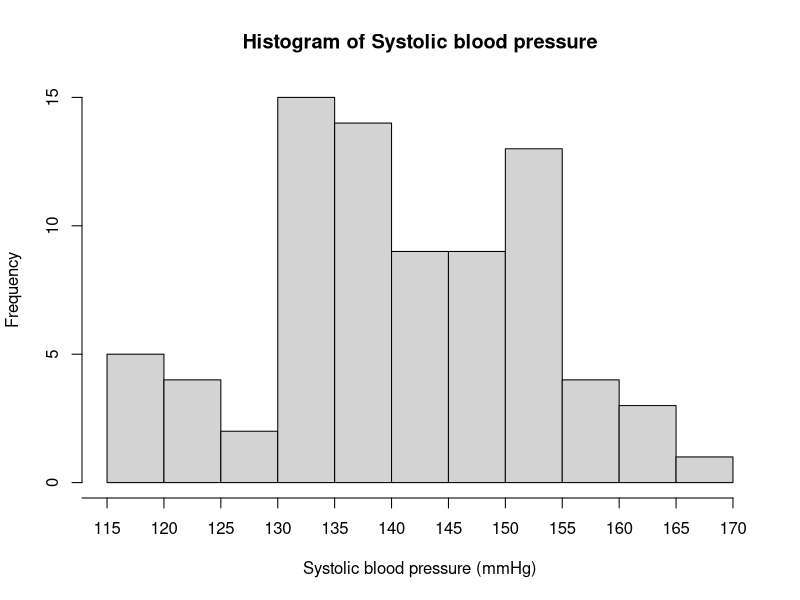
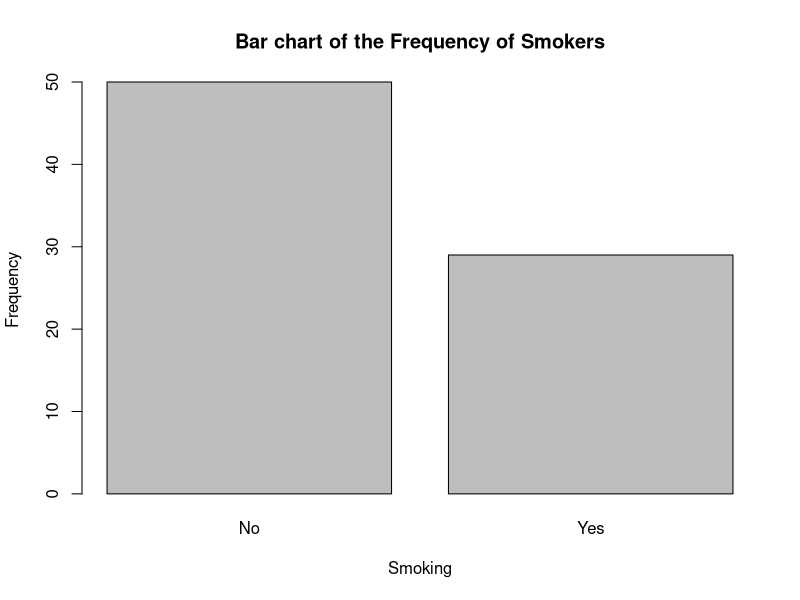
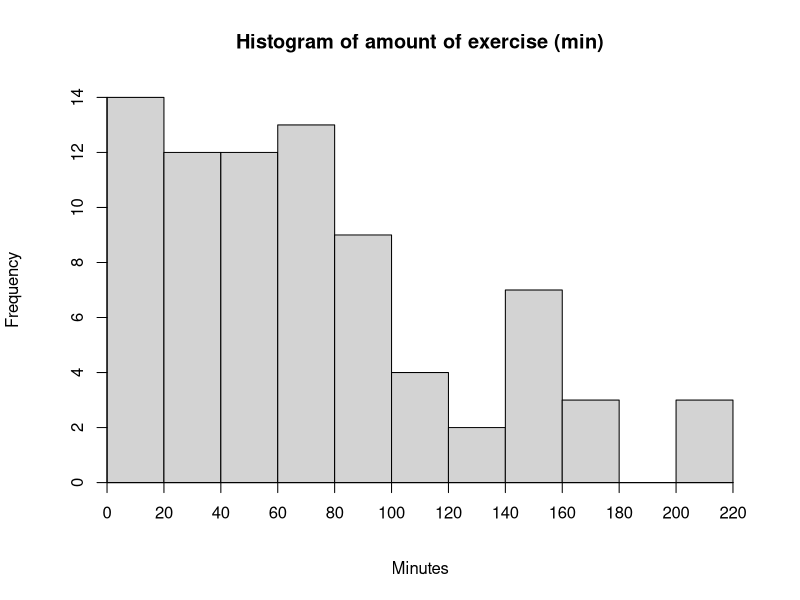
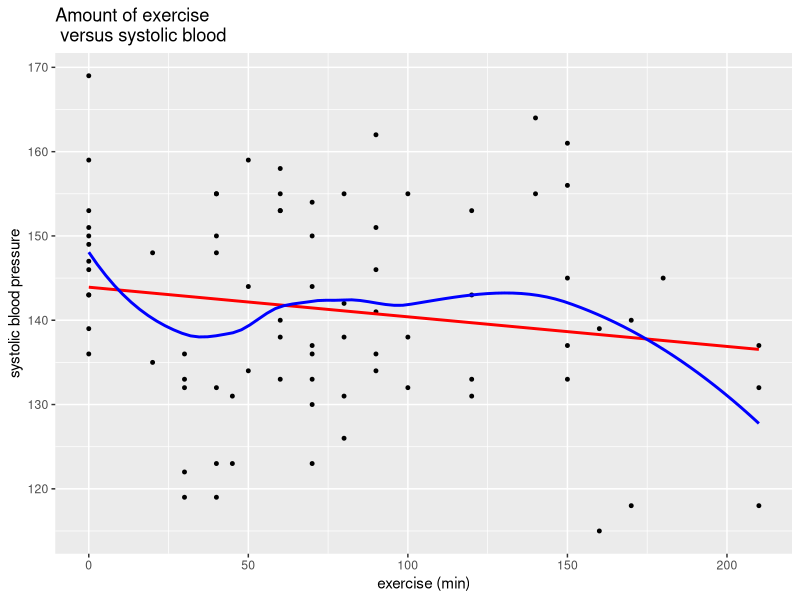
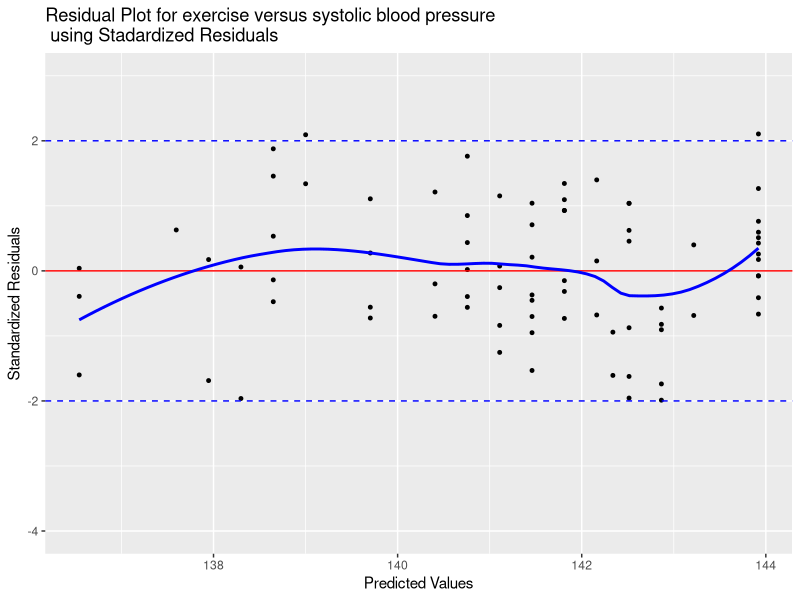
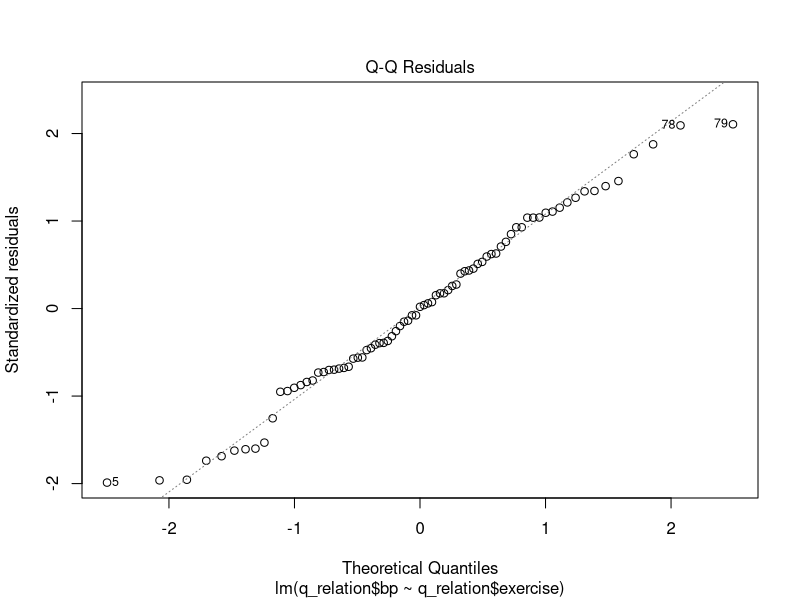
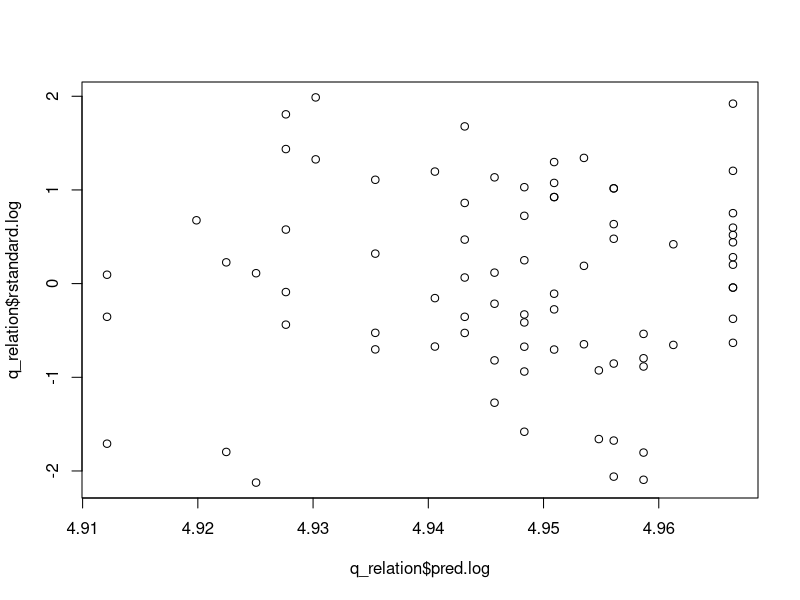
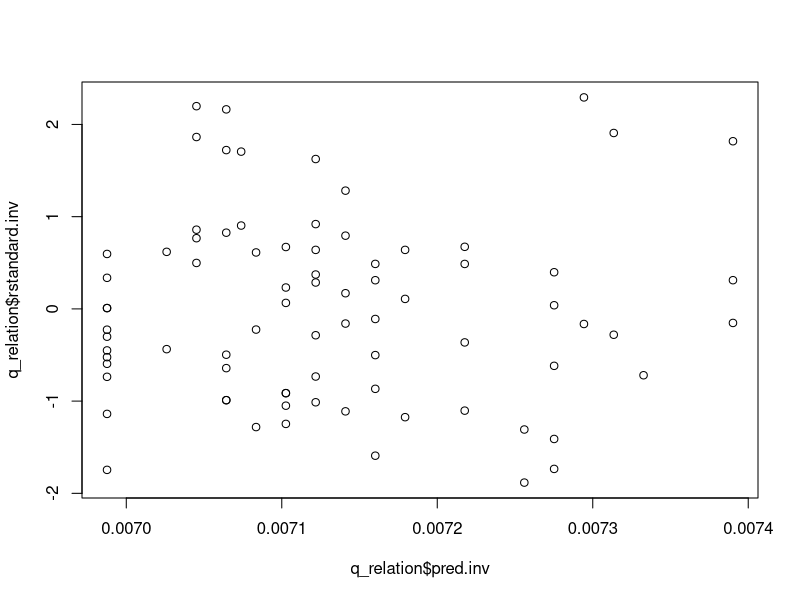

Generate these figures, in order, with R:
library("ggplot2")
library("stringr")
rawdata <- read.csv("Yang Xiaoyang 301364025 Data.csv")


# histogram for the continuous response vairable - systolic blood pressure
hist(rawdata$BP, main = ("Histogram of Systolic blood pressure"),
     xlab = "Systolic blood pressure (mmHg)", ylab = "Frequency",
     breaks = 11, xaxt = 'n')
axis(side = 1, at=seq(110, 170, 5), labels = seq(110, 170, 5))


# distribution of categorical explanatory vairable
barplot(table(rawdata$Smoking), main = "Bar chart of the Frequency of Smokers",
        xlab = "Smoking", ylab="Frequency")


# histogram for quantitative explanatory variable - amount of exercise
hist(rawdata$Exercise, main = ("Histogram of amount of exercise (min)"), 
     xlab = "Minutes", ylab = "Frequency",
     breaks = 10, xaxt = 'n', yaxt = 'n')
# axis adjustment
axis(side = 1, at=seq(0,230,20), labels = seq(0,230,20), pos = 0)
axis(side = 2, at=seq(0,14,2), pos = 0)

# resonse ~ quantitative explanatory variable plot
# sys_bp - quantitative response variable
sys_bp <- as.character(rawdata$BP)
sys_bp <- str_remove_all(sys_bp, pattern = "/[0-9]*$")
sys_bp <- as.integer(sys_bp)

# amount of exercise - quantitative explanatory variable
ame <- rawdata$Exercise

q_relation <- data.frame(exercise = ame, bp = sys_bp)
ggplot(q_relation, aes(x=exercise, y=sys_bp)) +
  geom_point(size = 1) +
  xlab("exercise (min)") + ylab("systolic blood pressure") +
  ggtitle("Amount of exercise \n versus systolic blood") +
  geom_smooth(method = lm, formula = y ~ x, se = FALSE, color = 'red')+
  geom_smooth(method = 'loess', formula = y ~ x, se= FALSE, color = 'blue')

# fit a model and summarize
datal.lm <- lm(q_relation$bp ~ q_relation$exercise, data = q_relation)
summary(datal.lm)

# residual plots
q_relation$rstandard = rstandard(datal.lm)
q_relation$pred = predict(datal.lm)

ggplot(q_relation, aes(x=pred, y=rstandard)) +
  xlim(min(q_relation$pred), max(q_relation$pred)) + ylim(-4, 3)+
  xlab("Predicted Values") + ylab("Standardized Residuals") + 
  ggtitle("Residual Plot for exercise versus systolic blood pressure \n using Stadardized Residuals") +
  geom_point(size = 1) +
  geom_hline(yintercept = 0, color = 'red') +
  geom_hline(yintercept = -2, color = 'blue', linetype = 'dashed') +
  geom_hline(yintercept = 2, color = 'blue', linetype = 'dashed') +
  geom_smooth(method = 'loess', formula = y ~ x, se = FALSE, color = 'blue')

# Normal Q-Q plot
qq.plot = lm(q_relation$bp ~ q_relation$exercise, data = q_relation)
plot(qq.plot, which=2)



# try transformation

# transformation - log y
q_relation$bp.log <- log(q_relation$bp)
# fit the regression for the transformed output
logY.lm <- lm(q_relation$bp.log ~ q_relation$exercise)
# Standardized residual plots for models with each tranformed variable
# from new regression
q_relation$rstandard.log <- rstandard(logY.lm)
q_relation$pred.log <- predict(logY.lm)


# transformation - 1 / Y
q_relation$bp.inv <- 1/q_relation$bp
# fit the regression for the transformed output
invY.lm <- lm(q_relation$bp.inv ~ q_relation$exercise)
# Standardized residual plots for models with each transfromed variable
# from new regression
q_relation$rstandard.inv <- rstandard(invY.lm)
q_relation$pred.inv <- predict(invY.lm)


# transformation - sqrt Y
q_relation$bp.sqrt <- sqrt(q_relation$bp)
sqrtY.lm <- lm(q_relation$bp.sqrt ~ q_relation$exercise)
q_relation$rstandard.sqrt <- rstandard(sqrtY.lm)
q_relation$pred.sqrt <- predict(sqrtY.lm)

# plot them out
plot(q_relation$pred.log, q_relation$rstandard.log)
plot(q_relation$pred.inv, q_relation$rstandard.inv)
plot(q_relation$pred.sqrt, q_relation$rstandard.sqrt)

# the result turns out to be the same
# try transform both x and y

# transform x

# nah these following two yield -Inf or Inf, so abort
q_relation$exercise.log <- log(q_relation$exercise)
q_relation$exercise.inv <- 1/q_relation$exercise

# have 0 
q_relation$exercise.sqrt <- sqrt(q_relation$exercise)

sqrtXY.lm <- lm(q_relation$bp.sqrt ~ q_relation$exercise.sqrt)
q_relation$rstandardXY.sqrt <- rstandard(sqrtXY.lm)
q_relation$predXY.sqrt <- predict(sqrtXY.lm)

plot(q_relation$predXY.sqrt, q_relation$rstandardXY.sqrt)

# try sqrtX inv Y
sqrtXinvY.lm <- lm(q_relation$bp.inv ~ q_relation$exercise.sqrt)
q_relation$rstandard.sqrtXinvY <- rstandard(sqrtXinvY.lm)
q_relation$pred.sqrtXinvY <- predict(sqrtXinvY.lm)
plot(q_relation$pred.sqrtXinvY, q_relation$rstandard.sqrtXinvY)

# i dont think the transformation is needed

# So the *final* model will be datal.lm

# plot the final model, which is the original model
# get confidence interval
pr = predict(object = datal.lm, newdata = as.data.frame(q_relation$exercise), interval = 'confidence')
CI = cbind(as.data.frame(q_relation$exercise),pr )

# get prediction confidence interval
prd = predict(object = datal.lm, newdata = as.data.frame(q_relation$exercise), interval = 'predict', level = 0.95)
PI = cbind(as.data.frame(q_relation$exercise), prd)


ggplot(q_relation, aes(x=exercise, y=bp)) +
  geom_point(size = 1) +
  xlab("exercise (min)") + ylab("systolic blood pressure") +
  ggtitle("Amount of exercise \n versus systolic blood") +
  geom_smooth(method = lm, formula = y ~ x, se = TRUE, color = 'blue')+
  geom_line(aes(y=PI$lwr), color='red', linetype='dashed')+
  geom_line(aes(y=PI$upr), color='red', linetype='dashed')


